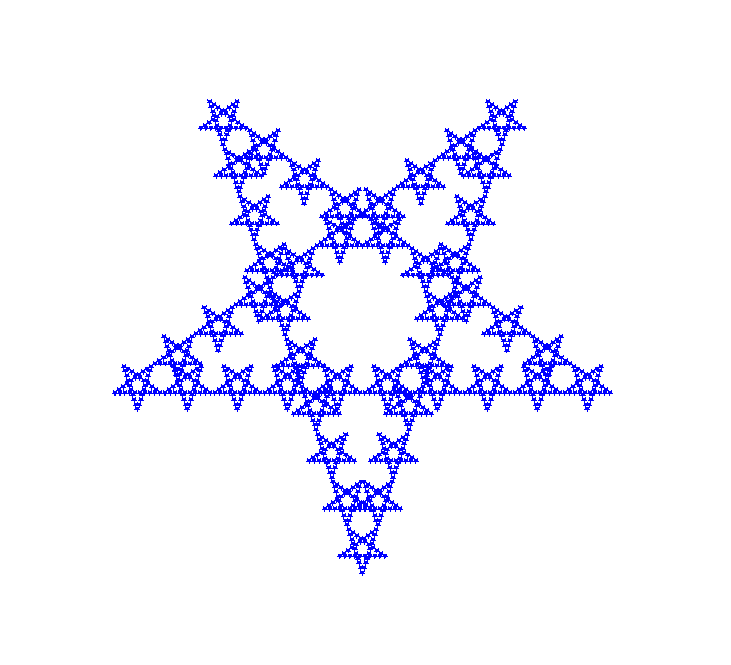

Generate this figure with Python:
import turtle

def stern_klein():
    pen.begin_fill()
    for i in range(5):
        pen.color("blue")
        pen.forward(5)
        pen.left(144)
    pen.end_fill()


def stern_mittel():
    for i in range(5):
        for j in range(10):
            stern_klein()
            pen.up()
            pen.forward(5)
            pen.down()
        pen.left(144)


def stern_gross():
    for i in range(5):
        for j in range(10):
            stern_mittel()
            pen.up()
            pen.forward(50)
            pen.down()
        pen.left(144)


pen = turtle.Turtle()
pen.up()
pen.setpos(-300,0)
pen.down()
stern_gross()


pen.ht()
turtle.Screen().exitonclick()
